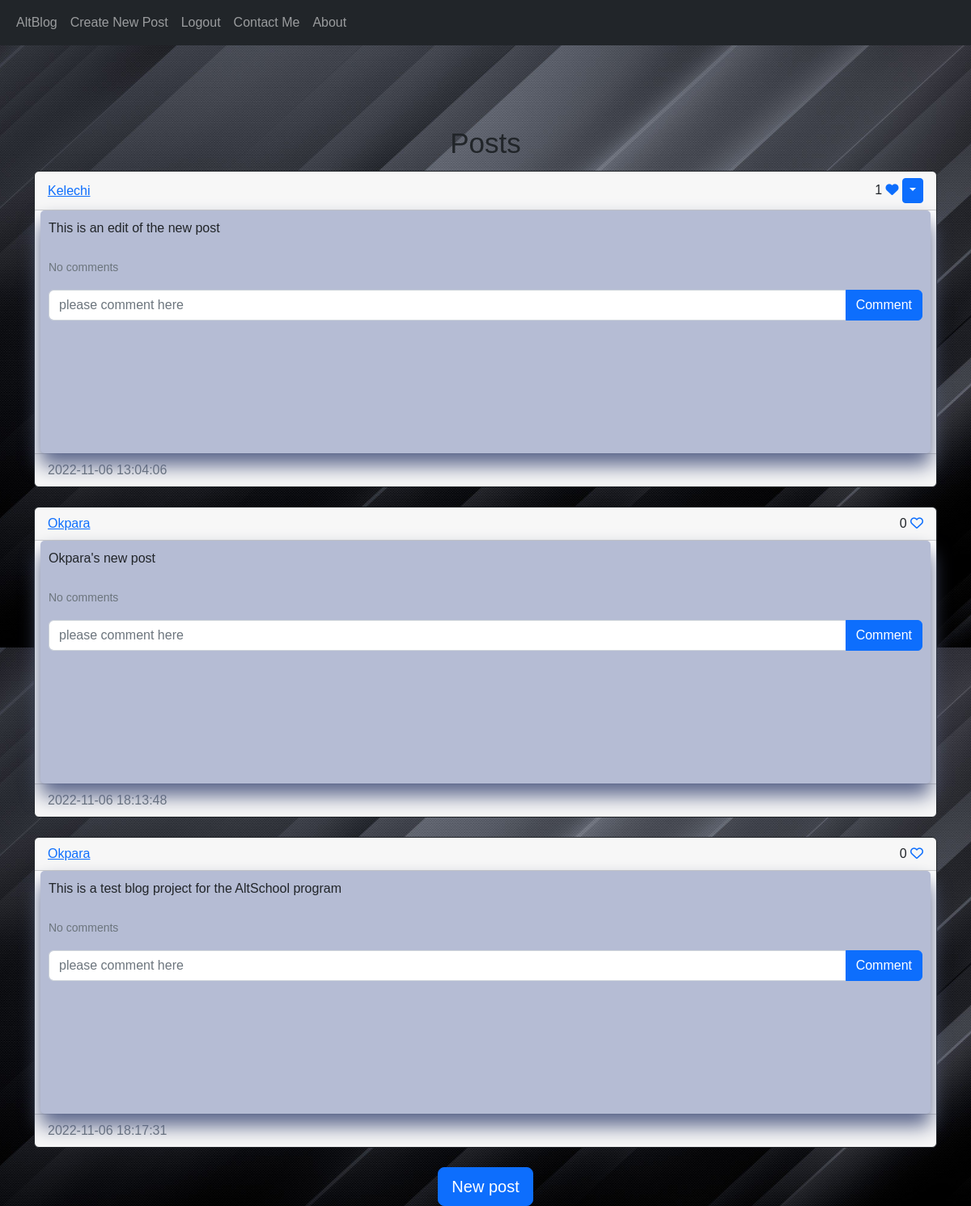
Screenshot of /home (signed in) with the database file from the repository.
### BLogSite/models.py (models this page shows)
class Post(db.Model):
    id = db.Column(db.Integer, primary_key=True)
    text = db.Column(db.Text, nullable=False)
    date_created = db.Column(db.DateTime(timezone=True), default=func.now())
    author = db.Column(db.Integer, db.ForeignKey("user.id", ondelete="CASCADE"), nullable=False)
    comments = db.relationship("Comment", backref="post", passive_deletes=True)
    likes = db.relationship("Like", backref="post", passive_deletes=True)

class User(db.Model, UserMixin):
    id = db.Column(db.Integer, primary_key=True)
    email = db.Column(db.String(100), unique=True)
    username = db.Column(db.String(100), unique=True)
    password = db.Column(db.String(100))
    first_name = db.Column(db.String)
    last_name = db.Column(db.String)
    date_created = db.Column(db.DateTime(timezone=True), default=func.now())
    posts = db.relationship("Post", backref="user", passive_deletes=True)
    comments = db.relationship("Comment", backref="user", passive_deletes=True)
    likes = db.relationship("Like", backref="user", passive_deletes=True)

### BLogSite/views.py (the view)
@views.route("/")
@views.route("/home")
@login_required
def home():
    posts = Post.query.all()
    return render_template('home.html', user=current_user, posts=posts)

### BLogSite/__init__.py (called while the page is built)
def create_app():  # important when creating a flask app
    app = Flask(__name__)
    app.config['SECRET_KEY'] = "HelloThere"
    app.config['SQLALCHEMY_DATABASE_URI'] = f'sqlite:///{DB_NAME}'
    db.init_app(app)
    from .views import views
    from .authe import authe
    app.register_blueprint(views, url_prefix="/")
    app.register_blueprint(authe, url_prefix="/")
    from .models import User, Post, Comment, Like
    login_manager = LoginManager()
    login_manager.login_view = "authe.login"
    login_manager.init_app(app)
    @login_manager.user_loader
    def load_user(id):
        return User.query.get(int(id))
    create_database(app)
    return app

### BLogSite/templates/home.html (shortened to what this page needs)
{% extends "posts_div.html" %}

### BLogSite/templates/posts_div.html (shortened to what this page needs)
{% extends "base.html" %}
{% block content %}
<link rel="stylesheet" href="{{url_for('static', filename='post.css')}}">
<h1 align="center">{% block header %}Posts{% endblock %}</h1>
<div id="posts">
{% for post in posts %}
    <div class="card border-dark">
        <div class="card-header d-flex justify-content-between align-items-center">
            <a href="/posts/{{post.user.username}}">{{post.user.username}}</a>
            <div>
                {{post.likes|length}}
                {% if user.id in post.likes|map(attribute="author")|list %}
                <a href="/like-post/{{post.id}}"><i class="fa-solid fa-heart"></i></a>
                {%else%}
                <a href="/like-post/{{post.id}}"><i class="fa-regular fa-heart"></i></a>
                {%endif%}
                {% if user.id == post.author %}
            <div class="btn-group">
                <button type="button" class="btn btn-sm btn-primary dropdown-toggle" data-bs-toggle="dropdown"></button>
            </div>
                {% endif %}
            </div>
        </div>
            <div class="card-body">
                <div class="card-text">{{post.text}}</div>
                <br>
                <p class="card-text">
                    {% if post.comments|length > 0 %}
                        <a data-bs-toggle="collapse" href="#comments-{{post.id}}" role="button">
                            <small>View {{post.comments|length}} Comments</small>
                        </a>
                    {% else %}
                    <small class="text-muted">No comments</small>
                    {%endif%}
                </p>
                <form class="input-group mb-3" method="POST" action="/create-comment/{{post.id}}">
                    <input type="text" id="text" name="text" class="form-control" placeholder="please comment here" />
                    <button type="submit" class="btn btn-primary">Comment</button>
                </form>
            </div>
        <div class="card-footer text-muted">{{post.date_created}}</div>
    </div>
    <br>
{% endfor %}
</div>
{% block footer %}
    <div align="center">
       <a href="/create-post">
           <button type="button" class="btn btn-primary btn-lg">New post</button>
       </a>
    </div>
{% endblock %}
{% endblock %}

### BLogSite/static/post.css (style rules this page uses)
body { margin: 0; padding: 0; background: url(pic4.jpg); background-position: center; background-size: cover; height: 100vh; font-family: sans-serif; }
.card-body { margin-right: auto; margin-left: auto; width: 1100px; box-shadow: 0 15px 25px rgba(90, 101, 139); height: 300px; border-radius: 5px; backdrop-filter: blur(14px); padding: 10px; background: rgb(181, 188, 212) }
h1 { margin: 10px; padding: 0px 0px 3px; text-align: center; font-size: 35px; }

### rows the page displays
Post: user.username "Kelechi", likes|length "1", text "This is an edit of the new post", date_created "2022-11-06 13:04:06"
Post: user.username "Okpara", likes|length "0", text "Okpara's new post", date_created "2022-11-06 18:13:48"
Post: user.username "Okpara", likes|length "0", text "This is a test blog project for the AltSchool program", date_created "2022-11-06 18:17:31"
